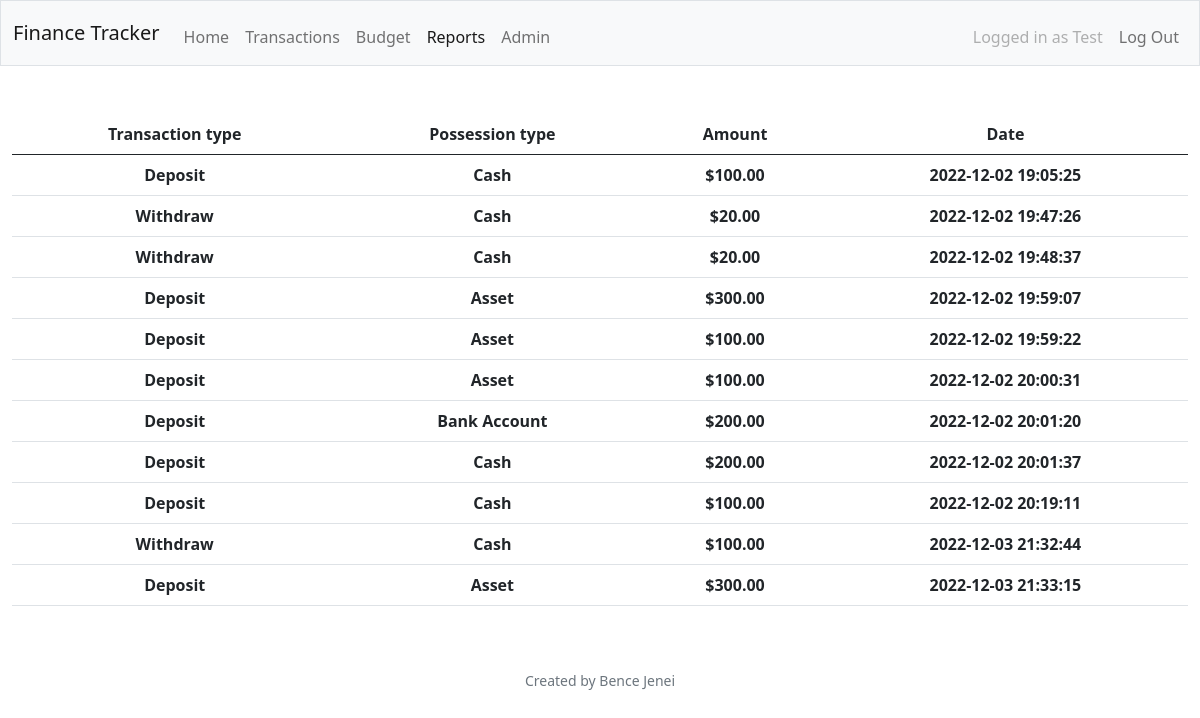
The page /reports (signed in) on the database as committed earlier.
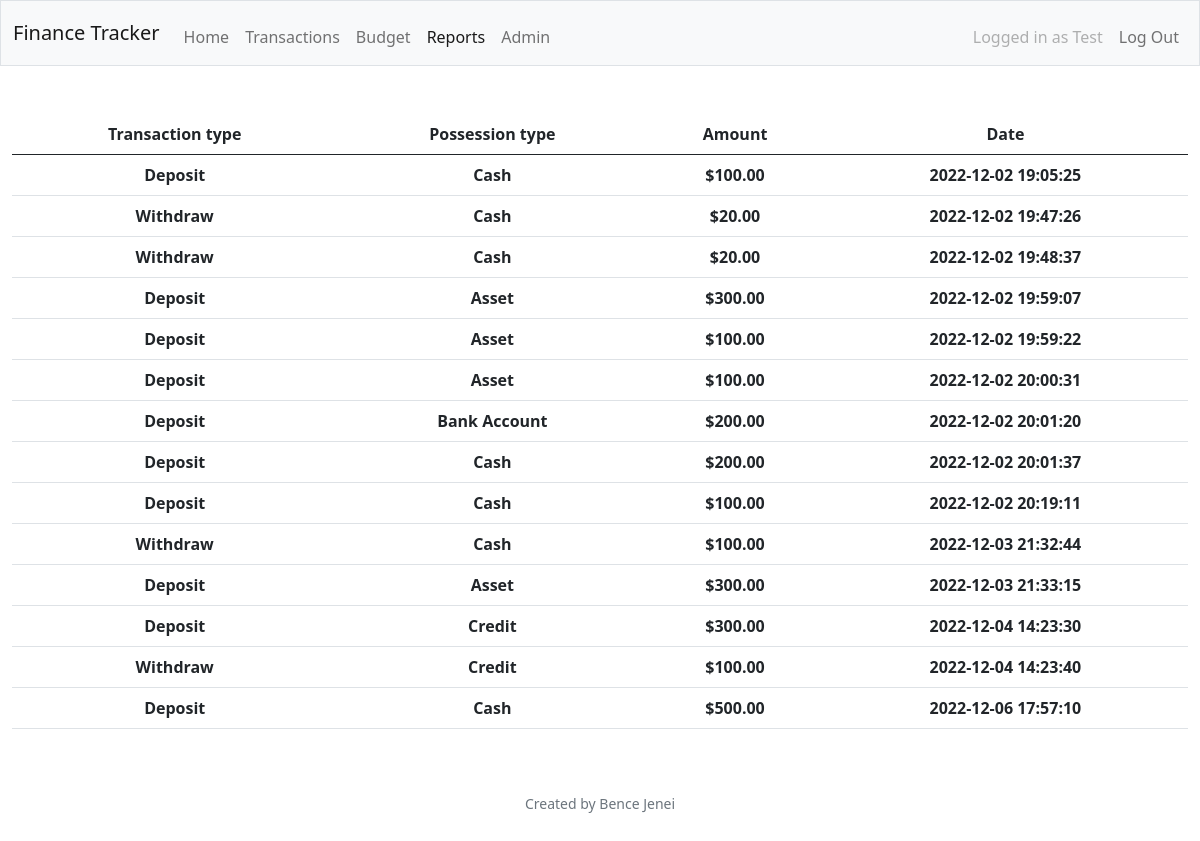
The same page on the database as committed later.
### tables this page shows
CREATE TABLE users (id INTEGER PRIMARY KEY AUTOINCREMENT NOT NULL, username TEXT NOT NULL, hash TEXT NOT NULL);

CREATE TABLE transactions (id INTEGER PRIMARY KEY AUTOINCREMENT NOT NULL, username TEXT NOT NULL, transaction_type TEXT NOT NULL, possession_type TEXT NOT NULL, amount NUMERIC NOT NULL, date TIMESTAMP NOT NULL DEFAULT CURRENT_TIMESTAMP);

### app.py (the view)
@app.route("/reports")
@login_required
def reports():
    connection = sqlite3.connect("testDB.db")
    connection.row_factory = dict_factory
    cur = connection.cursor()
    user_data = cur.execute(    """
                                SELECT username
                                FROM users
                                WHERE id = ?
                                """
                                ,(session["user_id"],))
    user = user_data.fetchall()
    username = user[0]["username"]
    cursor = cur.execute(   """
                            SELECT transaction_type, possession_type, amount, date
                            FROM transactions
                            WHERE username = ?
                            """
                            , (username,))
    reports = cursor.fetchall()
    connection.close()
    return render_template("reports.html", reports=reports, username=username)

### helpers.py (called while the page is built)
def login_required(f):
    @wraps(f)
    def decorated_function(*args, **kwargs):
        if session.get('user_id') is None:
            return redirect('/login')
        return f(*args, **kwargs)
    return decorated_function

def usd(amount):
    return f"${amount:,.2f}"

def dict_factory(cursor, row):
    fields = [column[0] for column in cursor.description]
    return {key: value for key, value in zip(fields, row)}

### templates/reports.html (shortened to what this page needs)
{% extends "layout.html" %}
{% block main %}
    <table class="table table-hover">
        <thead>
            <tr>
              <th scope="col">Transaction type</th>
              <th scope="col">Possession type</th>
              <th scope="col">Amount</th>
              <th scope="col">Date</th>
            </tr>
          </thead>
          <tbody>
            {% for report in reports %}
            <tr>
                <th>{{ report.transaction_type}}</th>
                <th>{{ report.possession_type}}</th>
                <th>{{ report.amount | usd}}</th>
                <th>{{ report.date}}</th>
            </tr>
            {% endfor %}
          </tbody>
    </table>
{% endblock %}

### templates/layout.html (shortened to what this page needs)
<!DOCTYPE html>
<html lang="en">
    <head>
        <link href="https://cdn.jsdelivr.net/npm/bootstrap@5.0.2/dist/css/bootstrap.min.css" rel="stylesheet">
    </head>
    <body>
        <nav class="bg-light border navbar navbar-expand-md navbar-light">
            <div class="container-fluid">
                <a class="navbar-brand" href=""><span class="red">Finance Tracker</span></a>
                <div class="collapse navbar-collapse" id="navbar">
                    {% if session["user_id"] %}
                        <ul class="navbar-nav me-auto mt-2">
                                <li class="nav-item"><a class="nav-link" id="home" href="/">Home</a></li>
                                <li class="nav-item"><a class="nav-link" id="transactions" href="/transactions">Transactions</a></li>
                                <li class="nav-item"><a class="nav-link" id="budget"href="/budget">Budget</a></li>
                                <li class="nav-item"><a class="nav-link" id="reports"href="/reports">Reports</a></li>
                                <li class="nav-item"><a class="nav-link" id="admin"href="/admin">Admin</a></li>
                            </ul>
                        <ul class="navbar-nav ms-auto mt-2">
                            <li class="nav-item"><a class="nav-link disabled" href="">Logged in as {{ username }}</a></li>
                            <li class="nav-item"><a class="nav-link" href="/logout">Log Out</a></li>
                        </ul>
                    {% else %}
                        <ul class="navbar-nav ms-auto mt-2">
                            <li class="nav-item"><a class="nav-link" href="/register">Register</a></li>
                            <li class="nav-item"><a class="nav-link" href="/login">Log In</a></li>
                        </ul>
                    {% endif %}
                </div>
            </div>
        </nav>
    <main class="container-fluid py-5 text-center">
        {% block main %}{% endblock %}
    </main>
        <footer class="mb-5 small text-center text-muted">
            Created by Bence Jenei
        </footer>
    </body>
</html>

Rows that differ between the two databases and show on the page:
added transactions: transaction_type "Deposit", possession_type "Credit", amount "$300.00", date "2022-12-04 14:23:30"
added transactions: transaction_type "Withdraw", possession_type "Credit", amount "$100.00", date "2022-12-04 14:23:40"
added transactions: transaction_type "Deposit", possession_type "Cash", amount "$500.00", date "2022-12-06 17:57:10"
